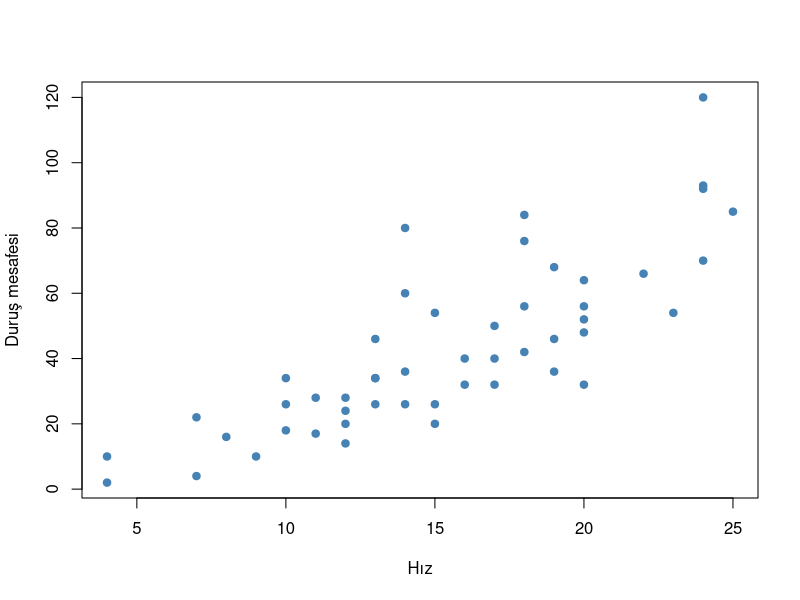

Recreate this plot in R.
## ---- chunk 1
#| echo: false
plot(cars, pch = 19, col = "steelblue",
     xlab = "Hız", ylab = "Duruş mesafesi")
